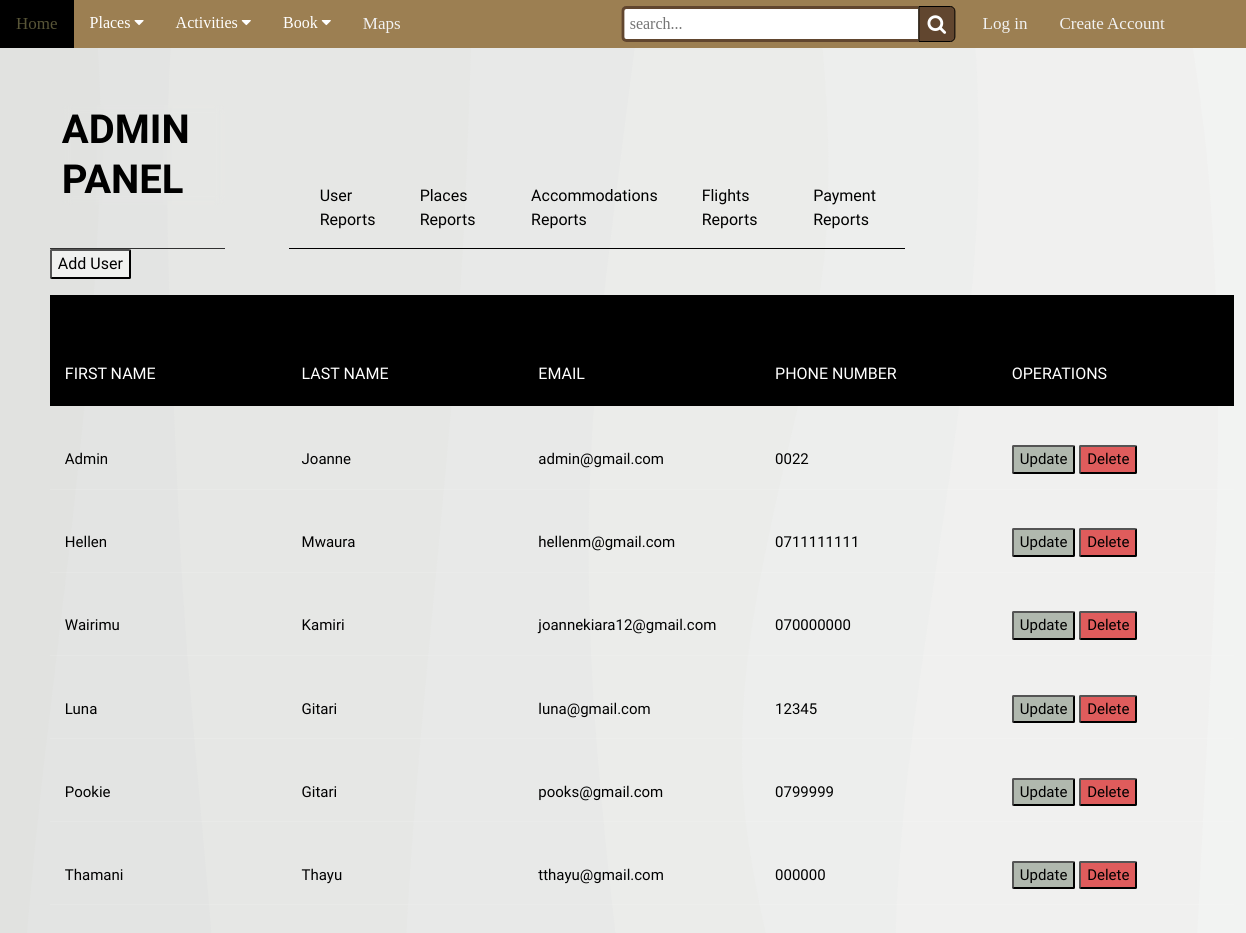
The page /admin/user-reports.php on the database as committed earlier.
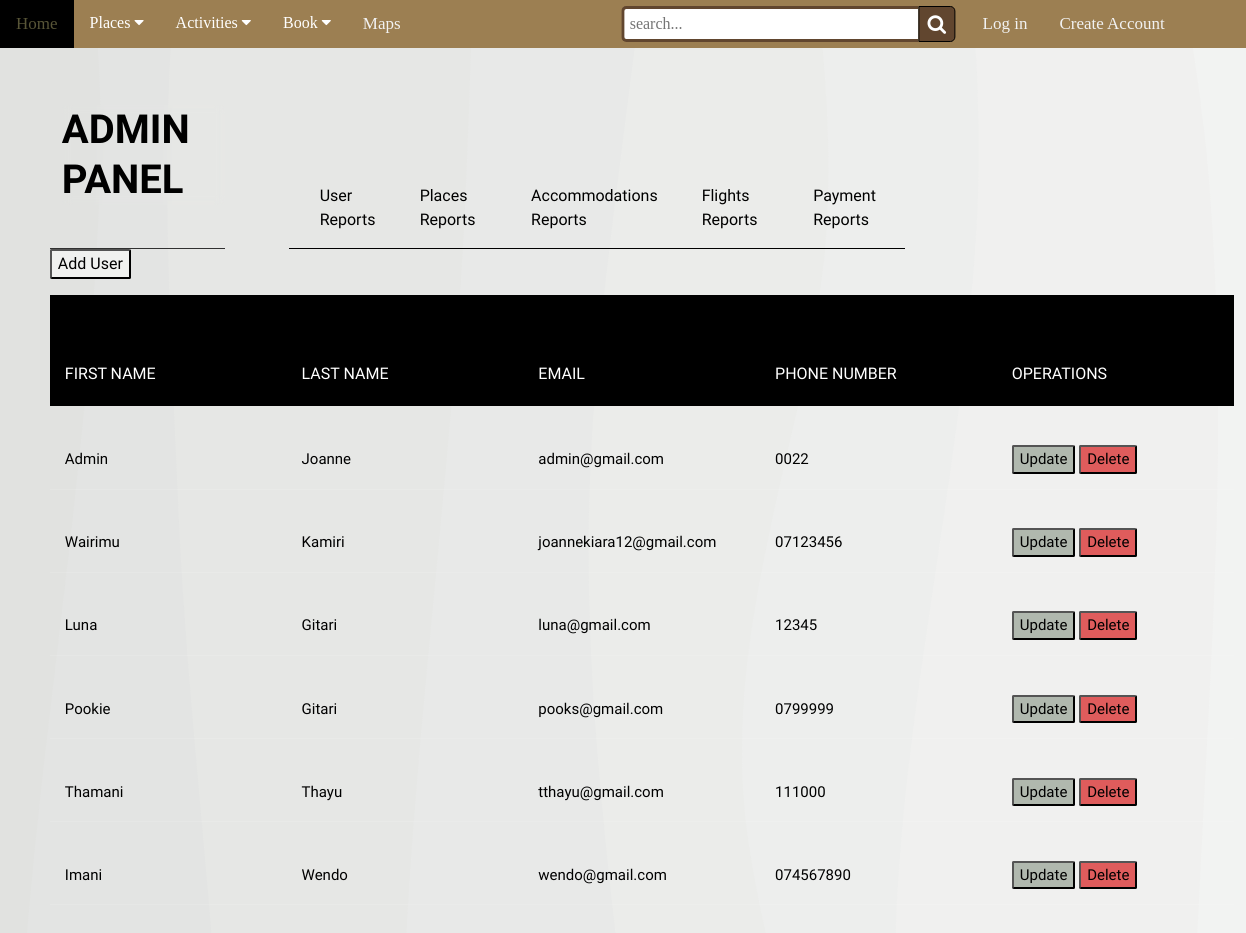
The same page on the database as committed later.
### tables this page shows
CREATE TABLE `user_reg` (
  `FirstName` varchar(50) NOT NULL,
  `LastName` varchar(50) NOT NULL,
  `Email` varchar(50) NOT NULL,
  `PhoneNumber` varchar(50) NOT NULL,
  `Pass` varchar(50) NOT NULL,
  `user_level` int(11) DEFAULT 0,
  `user_type` varchar(100) NOT NULL DEFAULT 'user'
);

### admin/user-reports.php (the view, shortened to what this page needs)
<?php
	include '../includes/dbh.inc.php';
?>
<!DOCTYPE html>
<html lang="en">
<head>
    <link rel="stylesheet" href="https://cdnjs.cloudflare.com/ajax/libs/font-awesome/5.15.4/css/all.min.css" />
    <link rel="stylesheet" href="https://cdnjs.cloudflare.com/ajax/libs/font-awesome/4.7.0/css/font-awesome.min.css">
    <link rel="stylesheet" href="https://cdnjs.cloudflare.com/ajax/libs/font-awesome/4.7.0/css/solid/font-awesome.min.css">
    <link rel="stylesheet" href="../css/dashboard.css" type="text/css">
    <link rel="stylesheet" href="../css/view-bookings.css" type="text/css">
    <link rel="stylesheet" href="../css/home.css" type="text/css">
    <link rel="stylesheet" href="../css/search.css" type="text/css">
</head>
<body>
<div class="nav"  rel="stylesheet" href="../css/home.css" type="text/css">
        <div class="left">
            <a href="../home.php">Home</a>
            <div class="places">
                <button class="dropbtn">Places
                  <i class="fa fa-caret-down"></i>
                </button>
            </div>
            <div class="activities">
                <button class="dropbtn">Activities
                  <i class="fa fa-caret-down"></i>
                </button>
            </div>
            <div class="places">
                <button class="dropbtn">Book
                  <i class="fa fa-caret-down"></i>
                </button>
            </div>
            <a href="../maps.php">Maps</a>
            <form action="../search.php" method="POST" rel="stylesheet" href="css\search.css" type="text/css">
            <div class="wrap">
            <div class="search">
                <input type="text" name="search" class="searchTerm" placeholder="search...">
                <button type="submit" name="submit-search" class="searchButton">
                <i class="fa fa-search"></i>
                </button>
            </div>
            </div>
            </form>
        </div>
    <div class="right">
    <?php
        if(isset($_SESSION["firstname"])){
            echo "<p>Hello " .$_SESSION["firstname"]. "!</p>";
            echo "<a href='dashboard.php'>Admin Panel</a>";
            echo "<a href='../includes/logout.inc.php'>Log Out</a>";
        }
        else{
            echo "<a href='../login.php'>Log in</a>";
            echo "<a href='../signup.php'>Create Account</a>";
        }
    ?>
    </div>
</div>
<div class="app">
	<header class="app-header">
		<div class="app-header-logo">
			<div class="logo">
				<h1 class="logo-title">
					<span>ADMIN PANEL</span>
				</h1>
			</div>
		</div>
		<div class="app-header-navigation">
			<div class="tabs">
				<a href="user-reports.php">
					User Reports
				</a>
				<a href="place-reports.php" >
					Places Reports
				</a>
				<a href="accommodations-reports.php">
					Accommodations Reports
				</a>
				<a href="flights-reports">
					Flights Reports
				</a>
                <a href="payment-reports.php" >
			Payment Reports
				</a>
			</div>
		</div>
		<div class="app-header-actions">
			<button class="user-profile">
			</button>
        </div>
	</header>
		<div class="app-body-main-content">
        <link rel="stylesheet" href="../css/crud.css" type="text/css">
                <a href="../signup.php"><button class="button-add">Add User</button></a>
	            <div class='tbl-header'>
	              <table cellpadding='0' cellspacing='0' border='0'>
                   <thead>
                    <p>CURRENT USERS</p>
                     <tr>
                      <th>First Name</th>
                      <th>Last Name</th>
                      <th>Email</th>
                      <th>Phone Number</th>
                      <th>Operations</th>
                     </tr>
                  </thead>
                 </table>
	           </div>
            <?php
            $stmt = "SELECT * FROM tour_guide.user_reg; ";
            $query_run = mysqli_query($conn,$stmt);
            if(mysqli_num_rows($query_run)>0){
              foreach($query_run as $row){
              $email = $row['Email'];
              echo"
              <table cellpadding='0' cellspacing='0' border='0'>
              <tbody>
                <tr>
                   <td>" . $row['FirstName'] . "</td>
                   <td>" . $row['LastName'] . "</td>
                   <td>" . $row['Email'] . "</td>
                   <td>" . $row['PhoneNumber'] . "</td>
                   <td>
                   <a href='update.php?update=".$email."' ><button class='button-update'>Update</button></a>
                   <a href='delete.php?delete=".$email."' ><button class='button-delete'>Delete</button></a>
                   </td>
               </tr>
               </tbody>
            </table>
              ";
              }
            }
           ?>
		</div>
</div>
</body>
</html>

### css/dashboard.css (style rules this page uses)
.app { line-height: 1.5; min-height: 100vh; font-family: "Be Vietnam Pro", sans-serif; color: #000000; display: flex; padding-top: 3vw; padding-bottom: 3vw; justify-content: center; }
body { background-image: url(../project_images/profileback.png); background-repeat: no-repeat; }
button, select, input, textarea { font: inherit; }
a { color: inherit; }
.app { min-height: 80vh; width: 95%; max-width: 1600px; padding: 2vw 4vw 6vw; display: flex; flex-direction: column; }
.app-header { display: grid; grid-template-columns: minmax(-webkit-min-content, 175px) minmax(-webkit-max-content, 1fr) minmax(-webkit-max-content, 400px); grid-template-columns: minmax(min-content, 175px) minmax(max-content, 1fr) minmax(max-content, 400px); -moz-column-gap: 4rem; column-gap: 4rem; align-items: flex-end; }
.app-header-actions { display: flex; align-items: center; }
.logo { display: flex; align-items: center; padding-bottom: 1rem; padding-top: 1rem; border-bottom: 1px solid #313131; }
.logo-title { display: flex; flex-direction: column; line-height: 1.25; margin-left: 0.75rem; }
.logo-title span { color: #000000; }
.tabs { display: flex; justify-content: space-between; color: black; border-bottom: 1px solid #000000; }
.tabs a { padding-top: 1rem; padding-bottom: 1rem; text-decoration: none; border-top: 2px solid transparent; display: inline-flex; transition: 0.25s ease; margin-left: 5%; }
.user-profile { display: flex; align-items: center; border: 0; background: transparent; cursor: pointer; color: #000000; transition: 0.25s ease; }

### css/view-bookings.css (style rules this page uses)
body { background-image: url(../project_images/profileback.png); background-repeat: repeat; background-size: cover; }
table { width: 100%; table-layout: fixed; margin-top: 2%; }
.tbl-header { background-color: black; text-align: center; }
th { padding: 20px 15px; text-align: left; font-weight: 500; font-size: 16px; color: rgb(255, 255, 255); text-transform: uppercase; }
td { padding: 15px; text-align: left; vertical-align: middle; font-weight: 300; font-size: 15px; color: rgb(0, 0, 0); border-bottom: solid 1px rgba(255, 255, 255, 0.1); }

### css/home.css (style rules this page uses)
* { scroll-behavior: smooth; }
h1 { margin-top: 1rem; font-size: 250%; font-weight: bolder; backdrop-filter: blur(5px); font-stretch: ultra-expanded; align-self: flex-start; }
body { padding-bottom: 60em; background: #ffffff; margin: 0rem; width: 100%; height: 100%; margin: 0; padding: 0; transition: 0.2s; }
.nav { list-style-type: none; margin: 0; padding: 0; overflow: visible; background-color: rgb(156, 127, 82); position: relative; top: 0; display: flex; justify-content: flex-start; }
.left { list-style-type: none; margin: 0; padding: 0; overflow: visible; background-color: rgb(156, 127, 82); position: relative; top: 0; display: flex; justify-content: flex-start; }
.right { list-style-type: none; margin: 0; padding: 0; border: 0; overflow: visible; background-color: rgb(156, 127, 82); float: right; justify-content: flex-end; align-content: right; margin-left: 550px; }
.nav a { float: left; border-right: 1px; display: block; color: #f2f2f2; text-align: center; padding: 14px 16px; text-decoration: none; font-size: 17px; }
.places { float: left; overflow: visible; }
.activities { float: left; overflow: visible; }
.places .dropbtn { font-size: 16px; border: none; outline: none; color: white; padding: 14px 16px; background-color: inherit; font-family: inherit; margin: 0; }
.activities .dropbtn { font-size: 16px; border: none; outline: none; color: white; padding: 14px 16px; background-color: inherit; font-family: inherit; margin: 0; }

### css/search.css (style rules this page uses)
.search { width: 100%; position: relative; display: flex; align-items: center; margin-left: 580px; }
.searchTerm { width: 100%; border: 3px solid #61462f; border-right: none; padding: 5px; height: 20px; border-radius: 5px 0 0 5px; outline: none; color: #9DBFAF; }
.searchButton { width: 40px; height: 36px; border: 1px solid #000000; background: #61462f; text-align: center; color: #fff; border-radius: 0 5px 5px 0; cursor: pointer; font-size: 20px; }
.wrap { width: 80%; position: absolute; top: 50%; left: 50%; transform: translate(-50%, -50%); }
form::after { content: ""; clear: both; display: table; }

### css/crud.css (style rules this page uses)
.button-add { background-color: rgb(240, 241, 239); color: black; border-radius: 2px; text-decoration-line: none; }
.button-update { background-color: rgb(176, 184, 174); color: black; border-radius: 2px; size: 12px; }
.button-delete { background-color: rgb(223, 92, 92); color: black; border-radius: 2px; text-decoration-line: none; }

Rows that differ between the two databases and show on the page:
removed user_reg: FirstName "Hellen", LastName "Mwaura", Email "hellenm@gmail.com", PhoneNumber "0711111111"
changed user_reg "Wairimu": PhoneNumber "070000000" → "07123456"
changed user_reg "Thamani": PhoneNumber "000000" → "111000"
added user_reg: FirstName "Imani", LastName "Wendo", Email "wendo@gmail.com", PhoneNumber "074567890"
